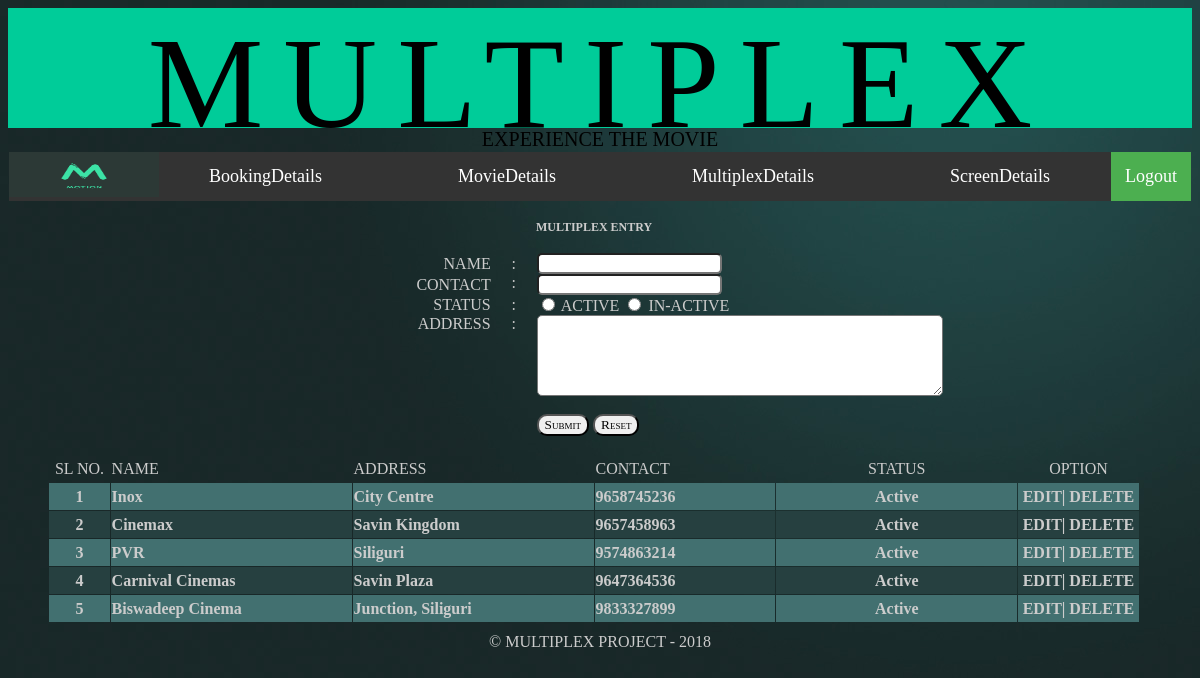
/multiplexreg.php, run on the app's committed database.
### tables this page shows
CREATE TABLE IF NOT EXISTS `multiplex_master` (
  `mp_id` int(11) NOT NULL AUTO_INCREMENT,
  `mp_name` varchar(255) NOT NULL,
  `mp_address` text NOT NULL,
  `mp_contact` varchar(50) NOT NULL,
  `mp_status` int(11) NOT NULL,
  PRIMARY KEY (`mp_id`)
);

### multiplexreg.php (the view, shortened to what this page needs)
<!DOCTYPE html PUBLIC "-//W3C//DTD XHTML 1.0 Transitional//EN" "http://www.w3.org/TR/xhtml1/DTD/xhtml1-transitional.dtd">
<html xmlns="http://www.w3.org/1999/xhtml">
<head>
</head>
<body background="images/gradbackground.jpg">
<table width="100%" border="0" align="center" cellpadding="0" cellspacing="0">
  <tr>
    <td><?php include "includes/banner.php";?></td>
  </tr>
  <tr>
    <td><?php include "includes/header.php";?></td>
  </tr>
  <tr>
      <td>&nbsp;</td>
    </tr>
  <tr>
    <td><form id="form1" name="form1" method="post" action="">
      <table width="99%" border="0" cellspacing="0" cellpadding="0">
        <tr>
          <td><table width="99%" border="0" align="center" cellpadding="0" cellspacing="0">
            <tr>
              <td align="center"><table width="99%" border="0" align="center" cellpadding="0" cellspacing="0">
                <tr>
                  <td colspan="3" style="font-size:12px; color:#CCCCCC; font-weight:bold;" align="center">MULTIPLEX ENTRY</td>
                  </tr>
                <tr>
                  <td colspan="3" align="right">&nbsp;</td>
                  </tr>
                <tr style="color:#CCCCCC">
                  <td width="41%" align="right" style="font-family:Cursive;">NAME </td>
                  <td width="4%" align="center">:</td>
                  <td width="55%" align="left"><input name="mulname" class="box" type="text" id="mulname" value="<?php echo @$eres['mp_name'];?>" /></td>
                </tr>
                <tr style="color:#CCCCCC">
                  <td align="right" style="font-family:Cursive;">CONTACT  </td>
                  <td align="center" valign="top">:</td>
                  <td align="left"><input name="contact" type="text" class="box" id="contact" maxlength="10" value="<?php echo @$eres['mp_contact'];?>"/></td>
                </tr>
                <tr style="color:#CCCCCC">
                  <td align="right" style="font-family:Cursive;">STATUS  </td>
                  <td align="center">:</td>
                  <td align="left"><input type="radio" name="status" value="1" <?php if ($eres['mp_status'] == "1"){echo "checked";} ?>/>
                      ACTIVE
                      <input type="radio" name="status" value="0" <?php if ($eres['mp_status'] == "0"){echo "checked";} ?>/>
                      IN-ACTIVE</td>
                </tr>
                <tr style="color:#CCCCCC">
                  <td align="right" valign="top" style="font-family:Cursive;">ADDRESS</td>
                  <td align="center" valign="top">:</td>
                  <td align="left"><textarea name="add" cols="50" rows="5" id="add" class="box" ><?php echo @$eres['mp_address'];?></textarea></td>
                </tr>
                <tr>
                  <td align="right">&nbsp;</td>
                  <td align="center">&nbsp;</td>
                  <td align="left">&nbsp;</td>
                </tr>
                <tr>
                  <td align="right">&nbsp;</td>
                  <td align="center">&nbsp;</td>
                  <td align="left"><input type="submit" class="btn" name="Submit" <?php if(isset($_GET['E'])){echo "value='Update'";}else{?>value="Submit"<?php }?> />
                      <input name="Reset" type="reset" id="Reset" class="btn" value="Reset" />
                      <input name="pk" type="hidden" id="pk" value="<?php echo $_GET['E'];?>" /></td>
                </tr>
                <tr>
                  <td align="right">&nbsp;</td>
                  <td align="center">&nbsp;</td>
                  <td align="left">&nbsp;</td>
                </tr>
                <?php
	  $fsql = "select * from multiplex_master";
	  $frec = mysql_query($fsql);
	  $fnum = mysql_num_rows($frec);
	  if($fnum > 0)
	  {
	  ?>
                <tr>
                  <td height="30" colspan="3" align="center"><table width="95%" border="0" cellspacing="1" cellpadding="1">
                      <tr style="color:#CCCCCC">
                        <td width="5%" height="25" align="center">SL NO. </td>
                        <td width="20%">NAME</td>
                        <td width="20%">ADDRESS</td>
                        <td width="15%">CONTACT </td>
                        <td width="20%" align="center">STATUS</td>
                        <td width="10%" align="center">OPTION</td>
                      </tr>
                      <?php
		  	$color1 = "#264040";
			$color2 = "#427070";
			$row_count = 0;
		  $i = 1;
		  while($fres = mysql_fetch_assoc($frec))
		  {
		  	$row_color = ($row_count % 2) ? $color1 : $color2;
		  ?>
                      <tr style="background-color:<?php echo $row_color ?>; color:#CCCCCC; font-weight:bold;">
                        <td height="25" align="center"><?php echo $i;?></td>
                        <td><?php echo $fres['mp_name'];?></td>
                        <td><?php echo $fres['mp_address'];?></td>
                        <td><?php echo $fres['mp_contact'];?></td>
                        <td align="center"><?php if($fres['mp_status'] == 1){echo "Active";}else{echo "Inactive";}?></td>
                        <td align="center"><a href="multiplexreg.php?E=<?php echo $fres['mp_id'];?>" style="text-decoration:none; color:#CCCCCC;">EDIT</a>| <a onclick="return confirm('Are You Sure?')" href="multiplexreg.php?D=<?php echo $fres['mp_id'];?> " style="text-decoration:none; color:#CCCCCC;">DELETE</a></td>
                      </tr>
                      <?php
		  	$row_count ++;
			$i++;
		  }
		  ?>
                  </table></td>
                </tr>
                <?php
	  }
	  ?>
              </table></td>
            </tr>
          </table></td>
        </tr>
      </table>
    </form></td>
  </tr>
  <tr>
    <td><?php include "includes/footer.php";?></td>
  </tr>
</table>
</body>
</html>

### multiplexreg.php (style rules this page uses)
.box { border-radius:5px; color:#333333; overflow:hidden; }
.btn { border-radius:10px; font-family:Cursive; font-variant:small-caps; }

### data on the page
multiplex_master: mp_name "Inox", mp_address "City Centre", mp_contact "9658745236", mp_status "Active"
multiplex_master: mp_name "Cinemax", mp_address "Savin Kingdom", mp_contact "9657458963", mp_status "Active"
multiplex_master: mp_name "PVR", mp_address "Siliguri", mp_contact "9574863214", mp_status "Active"
multiplex_master: mp_name "Carnival Cinemas", mp_address "Savin Plaza", mp_contact "9647364536", mp_status "Active"
multiplex_master: mp_name "Biswadeep Cinema", mp_address "Junction, Siliguri", mp_contact "9833327899", mp_status "Active"
